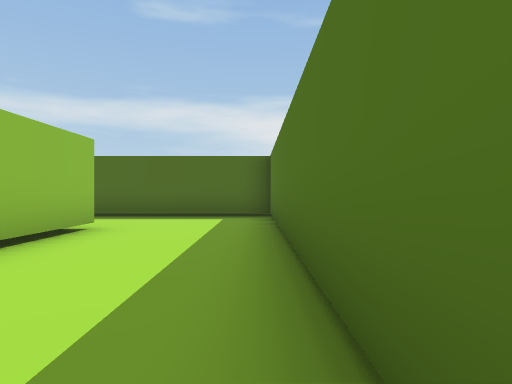
View 1 (above)

24 first-person views from a walk through a 3-D level made in the Unity game engine. The camera is 1.2 m above the floor, looks level and sees 75° across. The floor is counted in squares, 2 m on a side. Each view is taken from the middle of a square. On the plan, view 1 faces up. The plan holds only what a view shows up to about 10 squares ahead; the rest is blank. The place goes on beyond the plan.

View 2
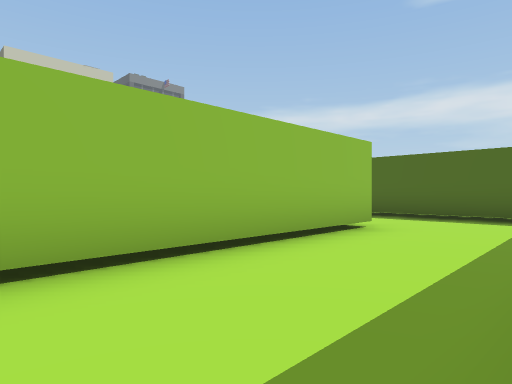

View 3
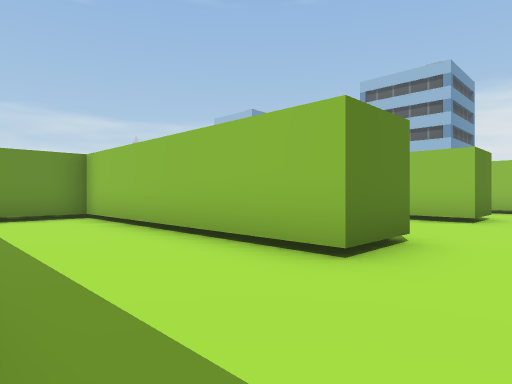

View 4
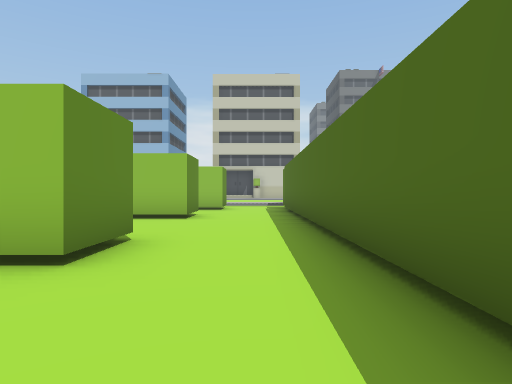

View 5
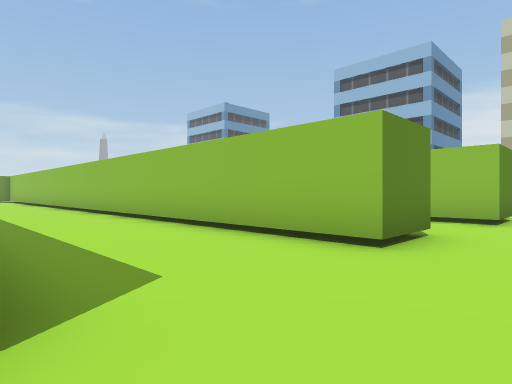

View 6
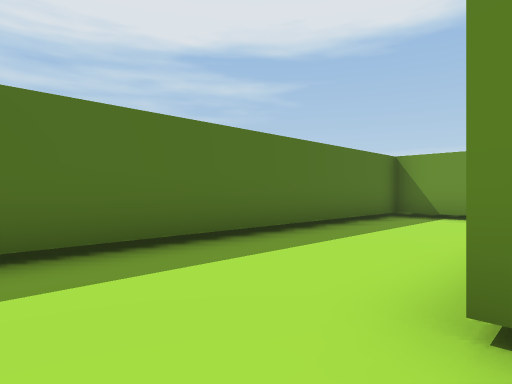

View 7
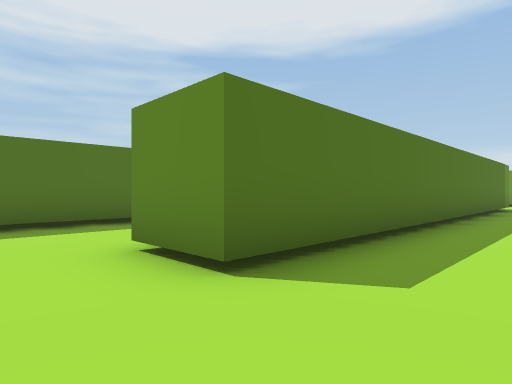

View 8
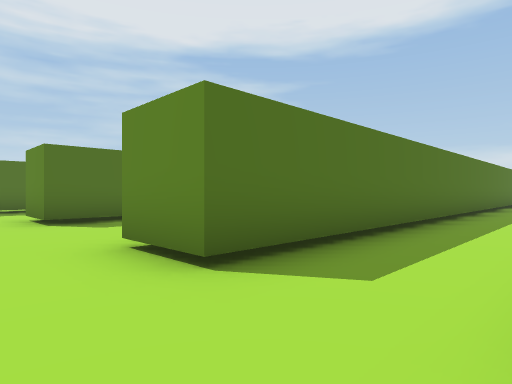

View 9
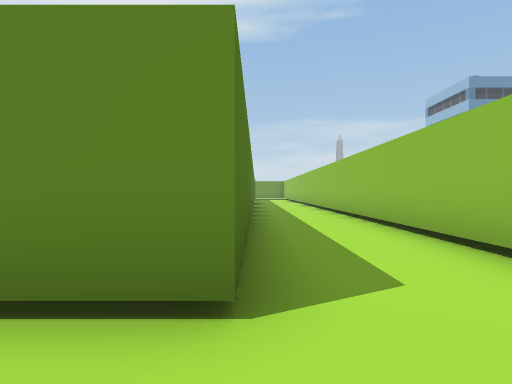

View 10
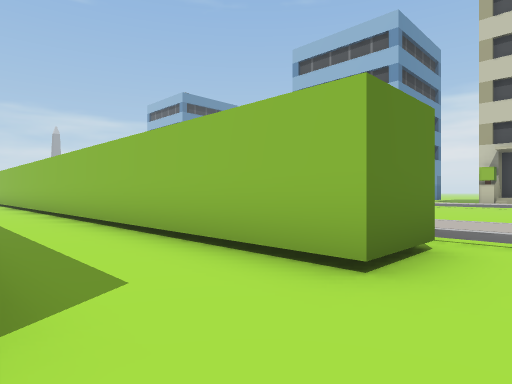

View 11
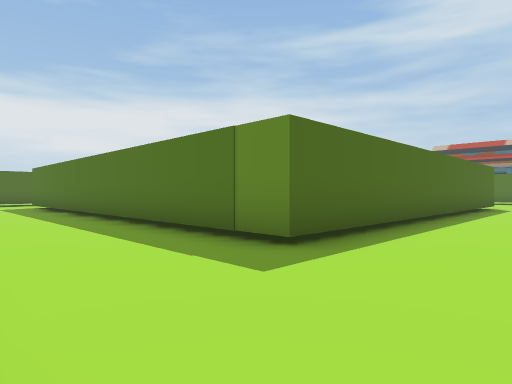

View 12
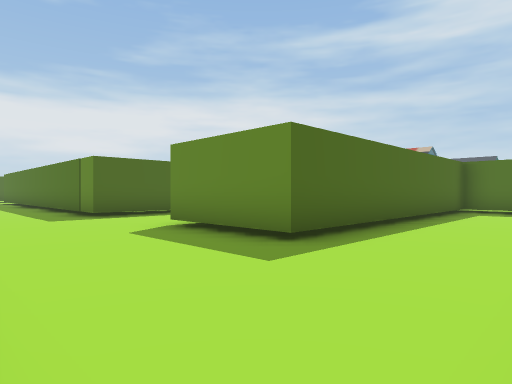

View 13
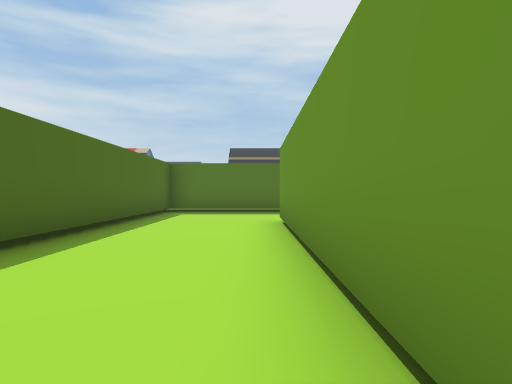

View 14
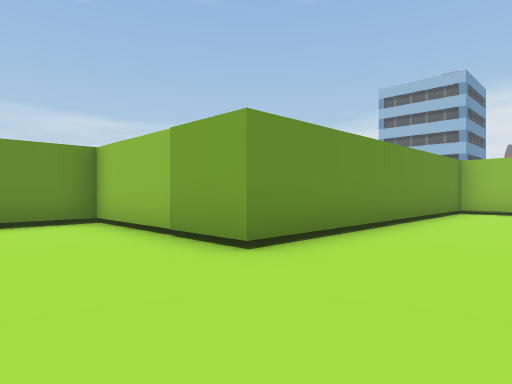

View 15
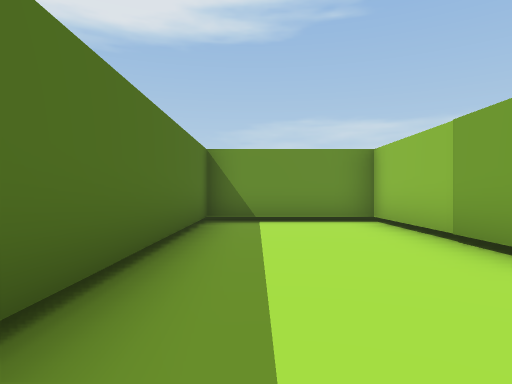

View 16
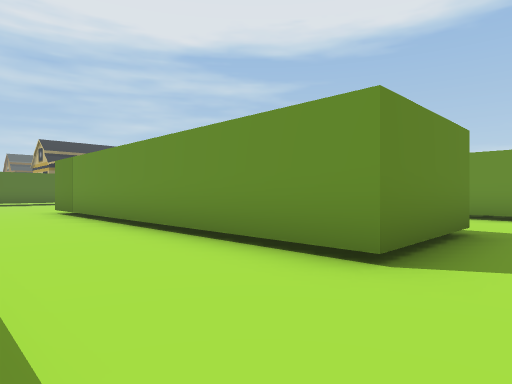

View 17
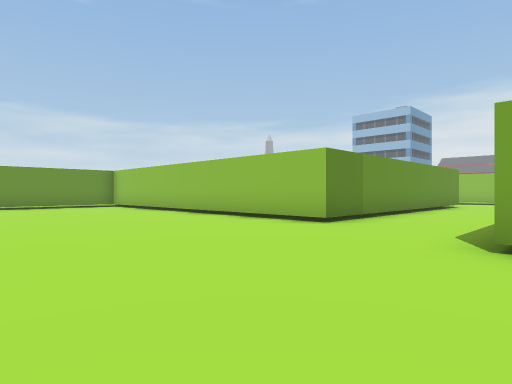

View 18
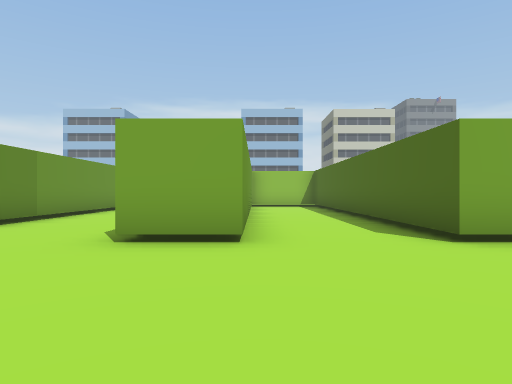

View 19
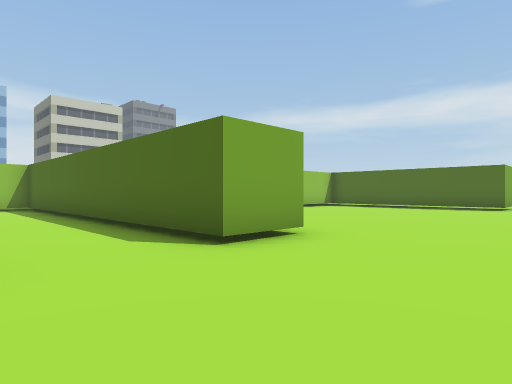

View 20
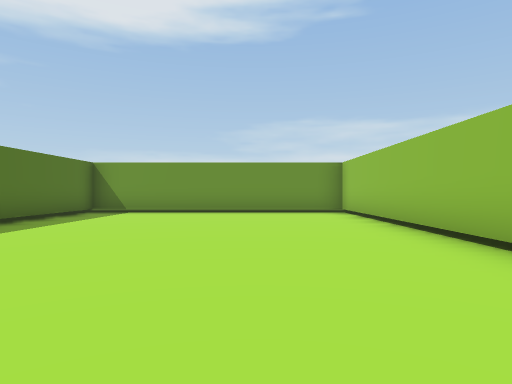

View 21
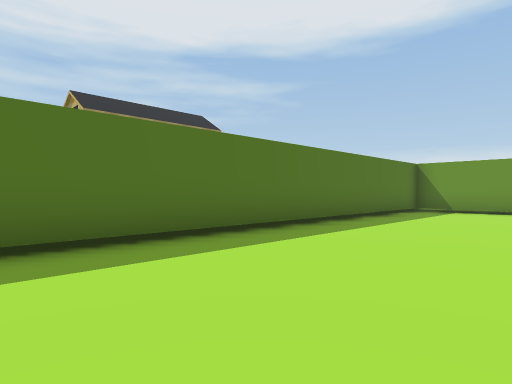

View 22
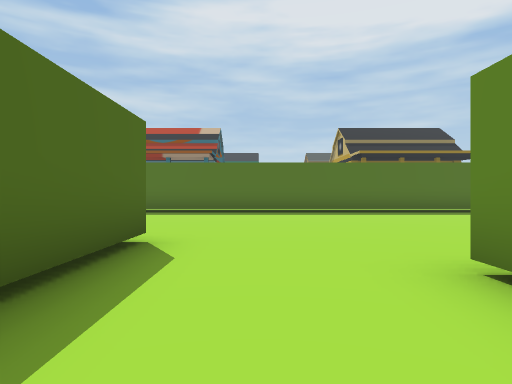

View 23
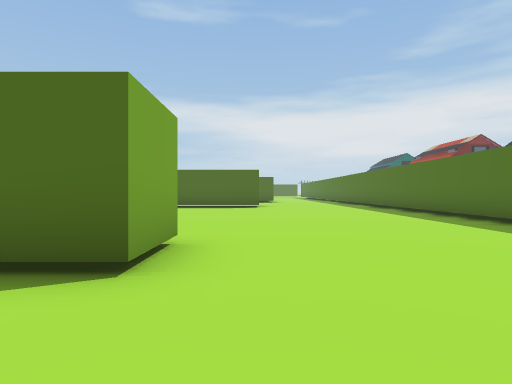

View 24
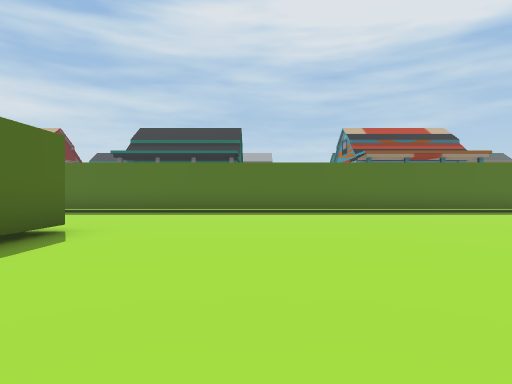

### Floor plan
Points are (right, up) in squares from view 1. A wall is a line through its corners. A room is listed if a view was taken in it or the views show most of it. See-through windows are left out.
Room 1 (views 1, 2, 3, 4, 5, 6)
walls: (-4.1, 5.5) (-2.7, 5.5) (-2.7, -1.1) (0.3, -1.1) (0.3, 8) (-4.6, 8)
ways out: opening at (-3.5, 6.5) to room 2
Room 2 (views 7, 8, 9, 10, 11, 12, 13, 14, 15, 16, 17, 18, 19, 20, 21, 22, 23, 24)
walls: (1.9, -5.2) (7.1, -5.2) (7.1, -6.7) (-4.1, -6.7) (-4.1, 5.5); (7.1, -1) (7.1, -2.6) (-1.8, -2.6); (12.8, -2.5) (12.8, 10.6); (-8.9, -5) (-8.9, 5.5) (-7.4, 5.5) (-7.4, -3.8); (8.1, 8) (6.8, 8); (-4.6, 8) (-10, 8); (-7.4, -14.4) (-7.4, -15.5) (0.7, -15.5) (0.7, -16.5); (-11.3, 5.9) (-11.3, -4.9); (0.6, -19.7) (4, -19.7) (4, -12.4) (-3.8, -12.4) (-3.8, -9.6) (5.5, -9.6) (5.5, -19.7) (12.8, -19.7) (12.8, -4.8)
ways out: opening at (-3.5, 6.5) to room 1; opening at (-12, 6.5)
objects: other object (0, -19) to (0, -17)

Positions as (right, up) in squares from view 1, and headings:
1: (0, 0), facing up
2: (0, 0), facing up-left
3: (0, 7), facing down-left
4: (0, 7), facing left
5: (-4, 7), facing down-left
6: (-3, 7), facing down-right
7: (-6, 7), facing down-right
8: (-11, 7), facing down-right
9: (-9, 7), facing down
10: (-9, 7), facing down-left
11: (-7, -9), facing up-right
12: (-7, -15), facing up-right
13: (-6, -15), facing right
14: (3, -13), facing down-left
15: (3, -13), facing down
16: (-5, -7), facing down-right
17: (11, -6), facing down-left
18: (11, -5), facing left
19: (10, -5), facing up-left
20: (8, -10), facing down
21: (9, -9), facing down-right
22: (3, -8), facing right
23: (8, -5), facing up
24: (3, 5), facing right
